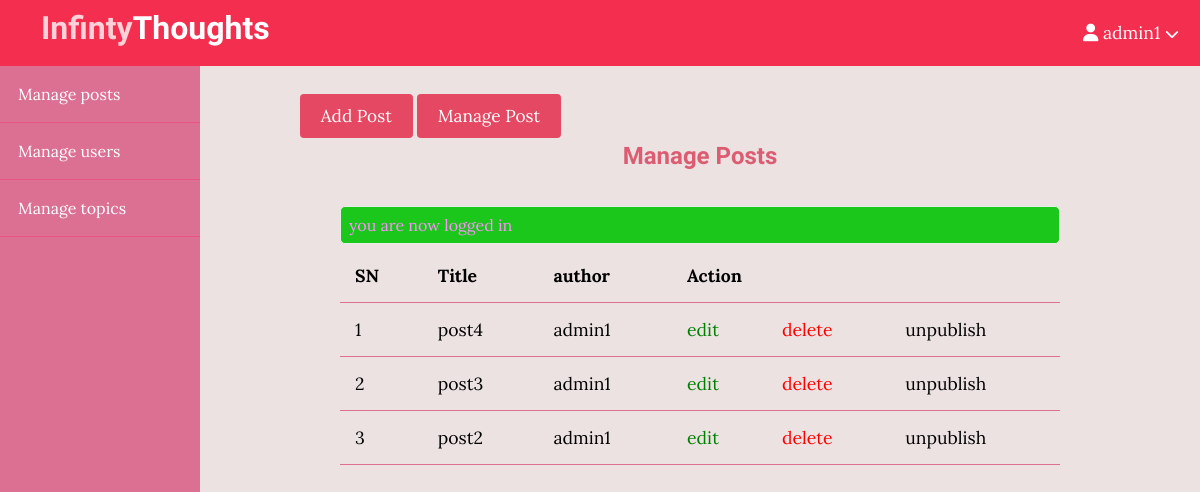
The app's page /blog/admin/posts/index.php (signed in) with its own data.
### tables this page shows
CREATE TABLE `posts` (
  `id` int(11) NOT NULL,
  `user_id` int(11) NOT NULL,
  `topic_id` int(11) DEFAULT NULL,
  `title` varchar(255) NOT NULL,
  `image` varchar(255) NOT NULL,
  `body` text NOT NULL,
  `published` tinyint(4) NOT NULL,
  `created_at` timestamp NOT NULL DEFAULT current_timestamp()
);

CREATE TABLE `users` (
  `id` int(11) NOT NULL,
  `admin` tinyint(4) NOT NULL,
  `username` varchar(255) NOT NULL,
  `email` varchar(255) NOT NULL,
  `password` varchar(255) NOT NULL,
  `created_at` timestamp NOT NULL DEFAULT current_timestamp()
);

### blog/app/database/db.php (called while the page is built, shortened)
<?php
require('connect.php');
function get_posts_with_username(){
    global $conn;
    $sql = "SELECT p.*, u.username FROM posts AS p JOIN users AS u ON p.user_id =u.id  ORDER BY p.created_at DESC";
    $stnt = $conn->prepare($sql);
    $stnt->execute();
    $records = $stnt->get_result()->fetch_all(MYSQLI_ASSOC);
    return $records;
}

### blog/app/controllers/posts.php (called while the page is built, shortened)
<?php
include(ROOT_PATH . "/app/database/db.php");
$posts = get_posts_with_username();
?>

### blog/admin/posts/index.php (the view, shortened to what this page needs)
<?php include("../../path.php");
include(ROOT_PATH . "/app/controllers/posts.php");
?>
<!DOCTYPE html>
<html lang="en">
<head>
    <link rel="stylesheet" href="../../assets/css/admin.css">
    <link rel="stylesheet" href="../../assets/css/style.css">
    <link rel="stylesheet" href="https://use.fontawesome.com/releases/v5.7.2/css/all.css"
>
</head>
<body>
    <?php include(ROOT_PATH . "/app/includes/adminHeader.php"); ?>
    <div class="admin-wrapper">
        <?php include(ROOT_PATH . "/app/includes/adminSidebar.php"); ?>
        <div class="admin-content">
            <div class="button-group">
                <a href="create.php" class="btn btn-big">Add Post</a>
                <a href="index.php" class="btn btn-big">Manage Post</a>
            </div>
            <div class="content">
                <h2 class="page-title">Manage Posts</h2>
<?php include(ROOT_PATH . "/app/includes/messages.php");   ?>
                <table>
                    <thead>
                        <th>SN</th>
                        <th>Title</th>
                        <th>author</th>
                        <th colspan="3">Action</th>
                    </thead>
                    <tbody>
                    <?php foreach ($posts as $key=>$post): ?>
                        <tr>
                            <td><?php echo $key+1; ?></td>
                            <td><?php echo $post['title']; ?></td>
                            <td><?php echo $post['username']; ?></td>
                            <td><a href="edit.php?id=<?php echo $post['id']; ?>" class="edit">edit</a></td>
                            <td><a href="edit.php?del_id=<?php echo $post['id']; ?>" class="delete">delete</a></td>
                            <?php if($post['published']): ?>
                                <td><a href="edit.php?published=0&p_id=<?php echo $post['id'] ?>" class="unpublish">unpublish</a></td>
                               <?php else: ?>
                               <td><a href="edit.php?published=1&p_id=<?php echo $post['id'] ?>" class="publish">publish</a></td>
                             <?php endif; ?>
                        </tr>
                     <?php endforeach; ?>
                    </tbody>
                </table>
            </div>
        </div>
    </div>
</body>
</html>

### blog/assets/css/admin.css (style rules this page uses)
.admin-wrapper { display: flex; height: 100%; }
.admin-wrapper .admin-content { flex:8; height: 100%; padding: 40px 100px 100px; overflow: scroll; }
.admin-content .page-title { text-align: center; margin-bottom: 1.5em; }
table { width: 100%; border-collapse: collapse; font-size: 1.1em; }
th,td { padding: 15px; text-align: left; border-bottom: 1px solid palevioletred; }
.edit { color: green; }
.delete { color: red; }

### blog/assets/css/style.css (style rules this page uses)
* { box-sizing: border-box; }
html,body { height: 100%; padding: 0px; margin:0px; background:#ece2e2; font-family: 'Lora',serif; }
h1,h2,h3,h4,h5,h6 { font-family: 'Candal',serif; color:rgb(220, 92, 114); margin: 5px; }
a { text-decoration: none; color: inherit; }
.btn { padding: .5rem 1rem; background: rgb(228, 72, 98); color: white; border: 1px solid transparant; border-radius: .25rem; font-size: 1.08em; font-family: 'Lora',serif; }
.btn-big { padding: .7rem 1.3rem; line-height: 1.3rem; }
.content { width: 90%; margin: 15px auto 30px; }

### records on screen
posts: title "post4", user.username "admin1"
posts: title "post3", user.username "admin1"
posts: title "post2", user.username "admin1"

### other values on screen
$_SESSION['username'] "admin1"
$_SESSION['message'] "you are now logged in"
